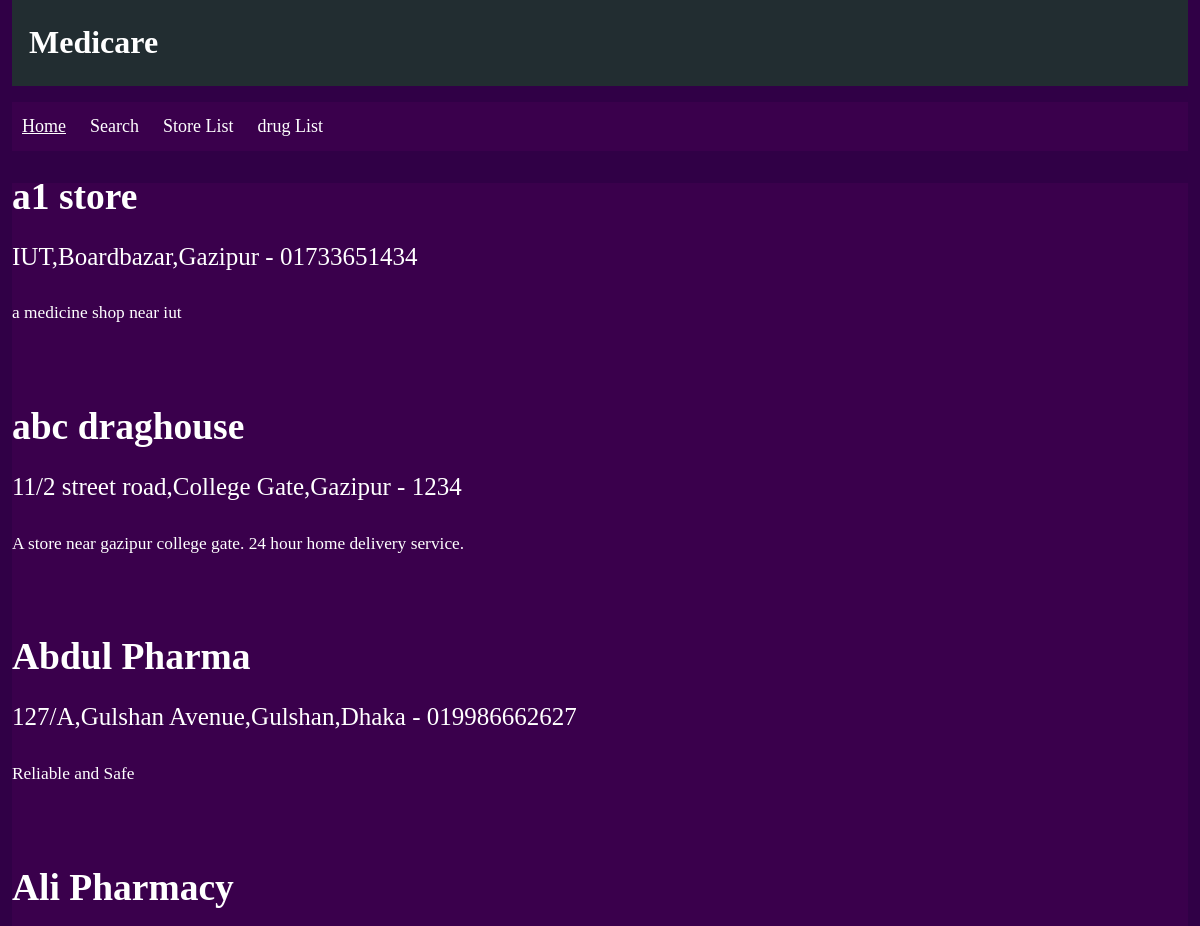
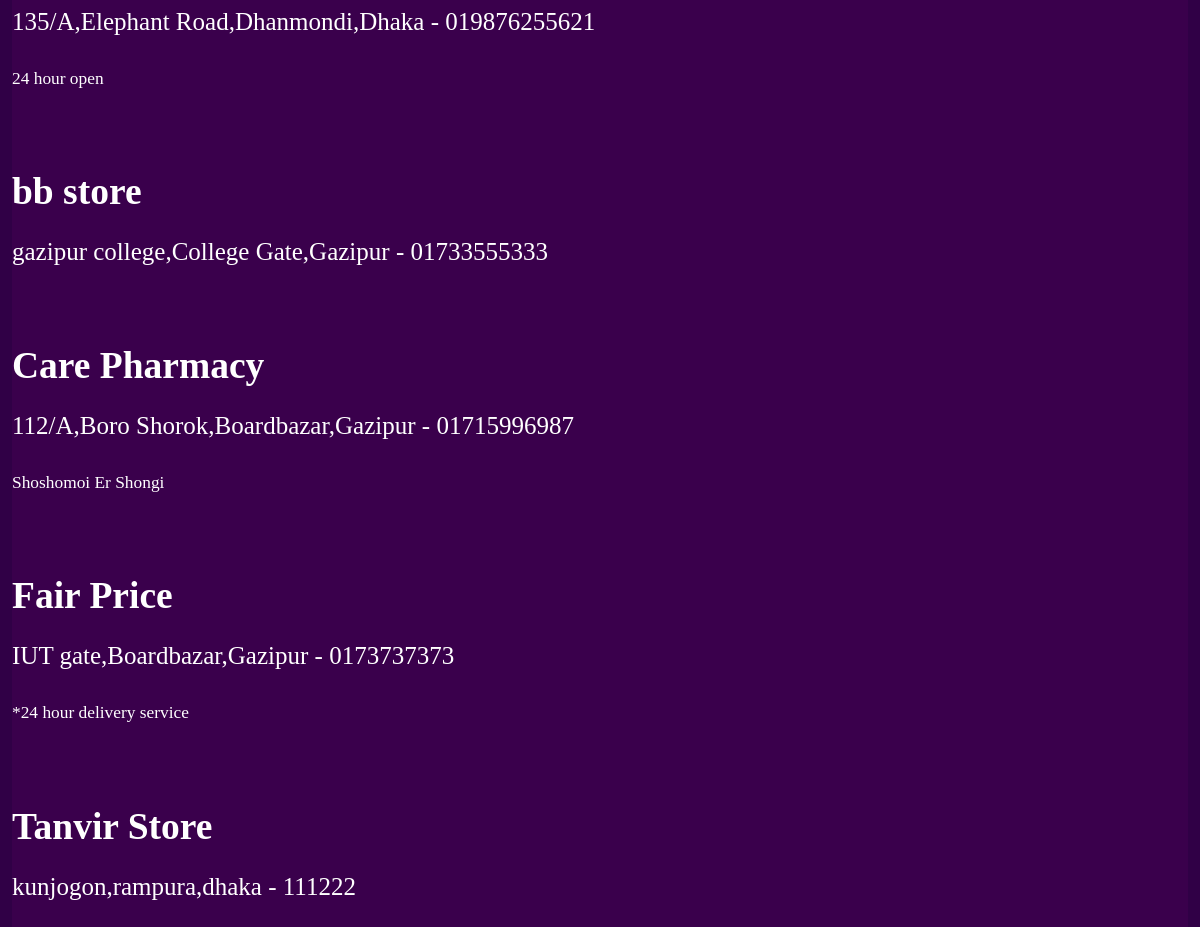
Page /medicare/view/storelist.php (signed in) on the committed database (2 pictures, top to bottom).
### tables this page shows
CREATE TABLE `store_info` (
  `store_id` int(11) NOT NULL,
  `store_name` varchar(40) NOT NULL,
  `owner_name` varchar(40) NOT NULL,
  `password` varchar(40) NOT NULL,
  `email` varchar(40) NOT NULL,
  `contact_no` varchar(20) NOT NULL,
  `street_address` varchar(40) NOT NULL,
  `area` varchar(40) NOT NULL,
  `division` varchar(40) NOT NULL,
  `store_detail` text NOT NULL
);

### medicare/view/storelist.php (the view, shortened to what this page needs)
<!DOCTYPE html>
<html>
<head>
  <link rel="stylesheet" type="text/css" href="css/style1.css">
</head>
<body>
  <header id="main-header">
    <div class="container">
      <h1>Medicare</h1>
    </div>
  </header>
  <nav id="navbar">
    <div class="container">
      <ul>
        <li><a href="index.php"><u>Home</u></a></li>
        <li><a href="search.php">Search</a></li>
        <li><a href="storelist.php">Store List</a></li>
        <li><a href="druglist.php">drug List</a></li>
      </ul>
    </div>
  </nav>
  <nav id="navbar">
    <div class="container">
      <div class="form-group">
      <?php
      $host =  'localhost';
      $user = 'root';
      $password = '123456';
      $dbname = 'medicare';
      $dsn = 'mysql:host='. $host .';dbname='. $dbname;
      $pdo = new PDO($dsn, $user, $password);
      $pdo->setAttribute(PDO::ATTR_DEFAULT_FETCH_MODE, PDO::FETCH_OBJ);
      $pdo->setAttribute(PDO::ATTR_EMULATE_PREPARES, false);
        $sql = 'SELECT * FROM store_info order by store_name asc';
        $stmt = $pdo->prepare($sql);
        $stmt->execute();
        $posts = $stmt->fetchAll();
        foreach($posts as $post){
          echo '<h1>'. $post->store_name.'</h1>'.$post->street_address.','.$post->area.','.$post->division.' - '.$post->contact_no.'<br> <p><small><small>'.$post->store_detail.'</small></small></p><br>';
        }
       ?>
     </div>
     </div>
   </nav>
</body>
</html>

### medicare/view/css/style1.css (style rules this page uses)
body { background-image: url("../images/Back3.png"); background-color: black; background-size: cover; background-repeat: no-repeat; position: relative; width: 98%; height: 610px; margin:auto; line-height: 1.8em; }
.container { width:90%; margin:auto; overflow:hidden; }
#main-header { background-color:rgba(0,150,0,0.3); color:#fff; font-family: verdana; padding:7px; margin:0; border:none; }
#main-header h1 { padding-left: 10px; }
#navbar { background-color:rgba(102,0,102,0.2); color:#fff; font-family: verdana; margin:0; border:none; }
#navbar ul { padding:10px; list-style: none; }
#navbar li { display:inline; }
#navbar a { color:#fff; text-decoration: none; font-size:18px; padding-right:20px; }
.form-group { color:#FFF; text-decoration: bold; font-size: 25px; padding-bottom: 15px; }

### rows in the picture
store_info: store_name "a1 store", street_address "IUT", area "Boardbazar", division "Gazipur", contact_no "01733651434", store_detail "a medicine shop near iut"
store_info: store_name "abc draghouse", street_address "11/2 street road", area "College Gate", division "Gazipur", contact_no "1234", store_detail "A store near gazipur college gate. 24 hour home delivery service."
store_info: store_name "Abdul Pharma", street_address "127/A,Gulshan Avenue", area "Gulshan", division "Dhaka", contact_no "019986662627", store_detail "Reliable and Safe"
store_info: store_name "Ali Pharmacy", street_address "135/A,Elephant Road", area "Dhanmondi", division "Dhaka", contact_no "019876255621", store_detail "24 hour open"
store_info: store_name "bb store", street_address "gazipur college", area "College Gate", division "Gazipur", contact_no "01733555333"
store_info: store_name "Care Pharmacy", street_address "112/A,Boro Shorok", area "Boardbazar", division "Gazipur", contact_no "01715996987", store_detail "Shoshomoi Er Shongi"
store_info: store_name "Fair Price", street_address "IUT gate", area "Boardbazar", division "Gazipur", contact_no "0173737373", store_detail "*24 hour delivery service"
store_info: store_name "Tanvir Store", street_address "kunjogon", area "rampura", division "dhaka", contact_no "111222"
